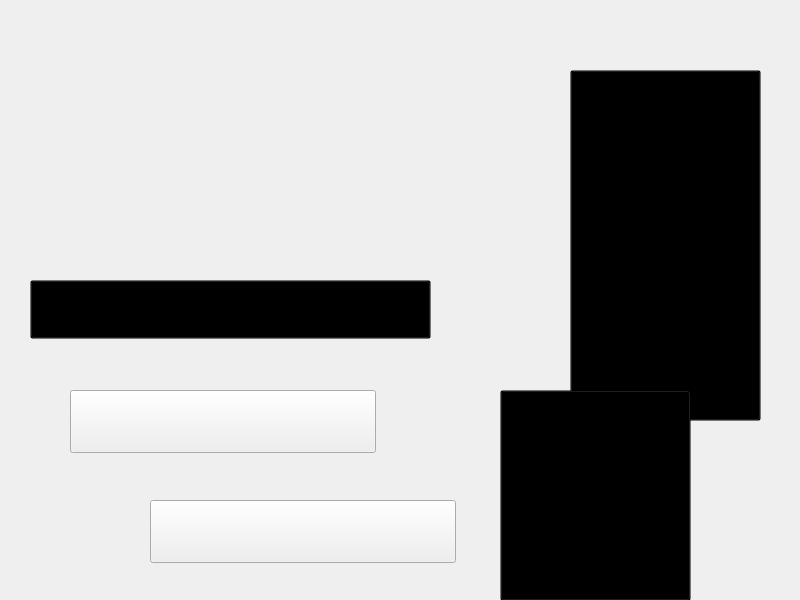
<?xml version="1.0" encoding="UTF-8"?>
<ui version="4.0">
 <class>IndexScreen</class>
 <widget class="QMainWindow" name="IndexScreen">
  <property name="geometry">
   <rect>
    <x>0</x>
    <y>0</y>
    <width>800</width>
    <height>600</height>
   </rect>
  </property>
  <property name="windowTitle">
   <string>IndexScreen</string>
  </property>
  <widget class="QWidget" name="centralwidget">
   <layout class="QVBoxLayout" name="verticalLayout">
    <property name="spacing">
     <number>0</number>
    </property>
    <property name="leftMargin">
     <number>0</number>
    </property>
    <property name="topMargin">
     <number>0</number>
    </property>
    <property name="rightMargin">
     <number>0</number>
    </property>
    <property name="bottomMargin">
     <number>0</number>
    </property>
    <item>
     <widget class="QFrame" name="mainFrame">
      <property name="autoFillBackground">
       <bool>false</bool>
      </property>
      <property name="styleSheet">
       <string notr="true"/>
      </property>
      <property name="frameShape">
       <enum>QFrame::NoFrame</enum>
      </property>
      <property name="frameShadow">
       <enum>QFrame::Raised</enum>
      </property>
      <widget class="QLabel" name="osanaLabel">
       <property name="geometry">
        <rect>
         <x>440</x>
         <y>50</y>
         <width>421</width>
         <height>551</height>
        </rect>
       </property>
       <property name="autoFillBackground">
        <bool>false</bool>
       </property>
       <property name="text">
        <string/>
       </property>
       <property name="pixmap">
        <pixmap resource="files.qrc">:/image/images/character/figure1.png</pixmap>
       </property>
       <property name="scaledContents">
        <bool>true</bool>
       </property>
      </widget>
      <widget class="QLabel" name="backgroundLabel">
       <property name="geometry">
        <rect>
         <x>0</x>
         <y>0</y>
         <width>800</width>
         <height>600</height>
        </rect>
       </property>
       <property name="text">
        <string/>
       </property>
       <property name="pixmap">
        <pixmap resource="files.qrc">:/image/images/backgrounds/index.png</pixmap>
       </property>
       <property name="scaledContents">
        <bool>true</bool>
       </property>
      </widget>
      <widget class="QLabel" name="moodValueLabel">
       <property name="geometry">
        <rect>
         <x>390</x>
         <y>250</y>
         <width>171</width>
         <height>121</height>
        </rect>
       </property>
       <property name="text">
        <string/>
       </property>
       <property name="pixmap">
        <pixmap>:/image/images/sentences/moodValueLabel.png</pixmap>
       </property>
       <property name="scaledContents">
        <bool>true</bool>
       </property>
      </widget>
      <widget class="QPushButton" name="startButton">
       <property name="geometry">
        <rect>
         <x>70</x>
         <y>390</y>
         <width>306</width>
         <height>63</height>
        </rect>
       </property>
       <property name="styleSheet">
        <string notr="true"/>
       </property>
       <property name="text">
        <string/>
       </property>
       <property name="icon">
        <iconset resource="files.qrc">
         <normaloff>:/image/images/sentences/startButton.png</normaloff>:/image/images/sentences/startButton.png</iconset>
       </property>
       <property name="iconSize">
        <size>
         <width>306</width>
         <height>63</height>
        </size>
       </property>
      </widget>
      <widget class="QPushButton" name="finishButton">
       <property name="geometry">
        <rect>
         <x>150</x>
         <y>500</y>
         <width>306</width>
         <height>63</height>
        </rect>
       </property>
       <property name="text">
        <string/>
       </property>
       <property name="icon">
        <iconset resource="files.qrc">
         <normaloff>:/image/images/sentences/finishButton.png</normaloff>:/image/images/sentences/finishButton.png</iconset>
       </property>
       <property name="iconSize">
        <size>
         <width>306</width>
         <height>63</height>
        </size>
       </property>
      </widget>
      <widget class="QPushButton" name="pushButton">
       <property name="geometry">
        <rect>
         <x>30</x>
         <y>280</y>
         <width>401</width>
         <height>59</height>
        </rect>
       </property>
       <property name="styleSheet">
        <string notr="true">QPushButton{background: transparent;}</string>
       </property>
       <property name="text">
        <string/>
       </property>
       <property name="icon">
        <iconset resource="files.qrc">
         <normaloff>:/image/images/sentences/mood_normal.png</normaloff>:/image/images/sentences/mood_normal.png</iconset>
       </property>
       <property name="iconSize">
        <size>
         <width>401</width>
         <height>59</height>
        </size>
       </property>
      </widget>
      <widget class="QPushButton" name="osanaButton1">
       <property name="geometry">
        <rect>
         <x>570</x>
         <y>70</y>
         <width>191</width>
         <height>351</height>
        </rect>
       </property>
       <property name="styleSheet">
        <string notr="true">QPushButton{background: transparent;}</string>
       </property>
       <property name="text">
        <string/>
       </property>
      </widget>
      <widget class="QPushButton" name="osanaButton2">
       <property name="geometry">
        <rect>
         <x>500</x>
         <y>390</y>
         <width>191</width>
         <height>211</height>
        </rect>
       </property>
       <property name="styleSheet">
        <string notr="true">QPushButton{background: transparent;}</string>
       </property>
       <property name="text">
        <string/>
       </property>
      </widget>
      <zorder>backgroundLabel</zorder>
      <zorder>osanaLabel</zorder>
      <zorder>moodValueLabel</zorder>
      <zorder>startButton</zorder>
      <zorder>finishButton</zorder>
      <zorder>pushButton</zorder>
      <zorder>osanaButton1</zorder>
      <zorder>osanaButton2</zorder>
     </widget>
    </item>
   </layout>
  </widget>
 </widget>
 <resources>
  <include location="files.qrc"/>
 </resources>
 <connections/>
</ui>
